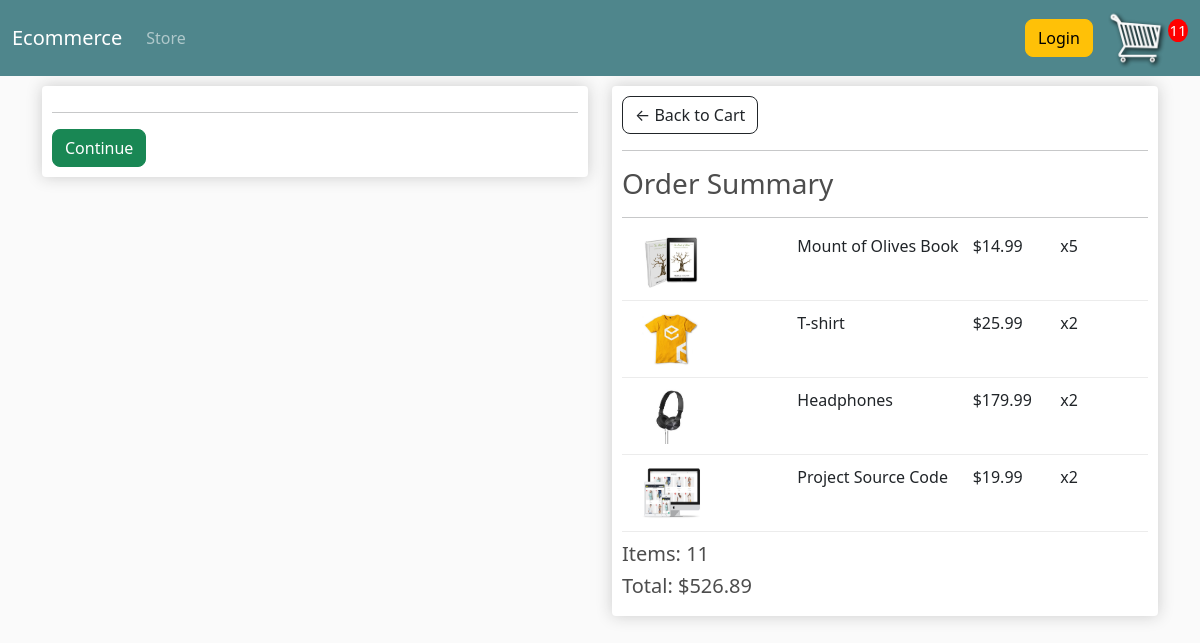
/checkout/ (signed in), run on an earlier commit of the app's database.
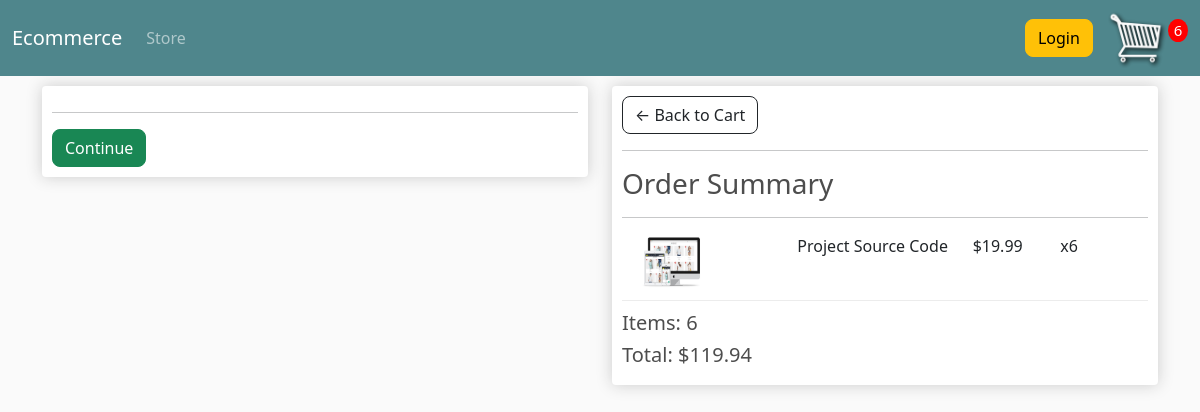
And on a later commit of the database.
### store/models.py (models this page shows, shortened)
class OrderItem(models.Model):
    product = models.ForeignKey(
        Product, on_delete=models.SET_NULL, null=True, blank=True)
    order = models.ForeignKey(
        Order, on_delete=models.SET_NULL, blank=True, null=True)
    quantity = models.IntegerField(default=0, null=True, blank=True, )
    date_added = models.DateTimeField(auto_now_add=True)
    @property
    def get_total(self):
        total = self.product.price * self.quantity
        return total

class Product(models.Model):
    name = models.CharField(max_length=200)
    price = models.FloatField()
    digital = models.BooleanField(default=False, null=True, blank=True)
    image = models.ImageField(null=True, blank=True)
    @property
    def imageURL(self):
        try:
            url = self.image.url
        except:
            url = ''
        return url

class Order(models.Model):
    customer = models.ForeignKey(
        Customer, on_delete=models.SET_NULL, null=True, blank=True)
    data_ordered = models.DateTimeField(auto_now_add=True)
    complete = models.BooleanField(default=True)
    transaction_id = models.CharField(max_length=100, null=True)
    @property
    def shipping(self):
        shipping = False
        orderitems = self.orderitem_set.all()
        for i in orderitems:
            if i.product.digital == False:
                shipping = True
                break
        return shipping
    @property
    def get_cart_total(self):
        orderitems = self.orderitem_set.all()
        total = sum([item.get_total for item in orderitems])
        return total
    @property
    def get_cart_items(self):
        orderitems = self.orderitem_set.all()
        total = sum([item.quantity for item in orderitems])
        return total

### store/views.py (the view)
# urls.py: path('checkout/', views.checkout, name='checkout'),
def checkout(request):
    if request.user.is_authenticated:
        customer = request.user.customer
        order, created = Order.objects.get_or_create(
            customer=customer, complete=False)
        items = order.orderitem_set.all()
        cartItems = order.get_cart_items
        print("order.shipping:", order.shipping)
    else:
        items = []
        order = {'get_cart_total': 0, 'get_cart_items': 0, 'shipping': False}
        cartItems = order['get_cart_items']
    context = {'items': items, 'order': order, 'cartItems': cartItems}
    return render(request, 'store/checkout.html', context)

### store/templates/store/checkout.html (shortened to what this page needs)
<!DOCTYPE html>
{% extends 'store/main.html' %} {% load static %} {% block content %}
<div class="row">
  <div class="col-lg-6">
    <div class="box-element" id="form-wrapper">
      <form id="form">
        <hr />
        <input
          id="form-button"
          class="btn btn-success btn-block"
          type="submit"
          value="Continue"
        />
      </form>
    </div>
    <br />
  </div>
  <div class="col-lg-6">
    <div class="box-element">
      <a class="btn btn-outline-dark" href="{% url 'cart' %}"
        >&#x2190; Back to Cart</a
      >
      <hr />
      <h3>Order Summary</h3>
      <hr />
      {% for item in items %}
      <div class="cart-row">
        <div style="flex: 2">
          <img class="row-image" src="{{item.product.imageURL}}" />
        </div>
        <div style="flex: 2"><p>{{item.product.name}}</p></div>
        <div style="flex: 1"><p>${{item.product.price|floatformat:2}}</p></div>
        <div style="flex: 1"><p>x{{item.quantity}}</p></div>
      </div>
      {% endfor %}
      <h5>Items: {{order.get_cart_items}}</h5>
      <h5>Total: ${{order.get_cart_total|floatformat:2}}</h5>
    </div>
  </div>
</div>
{% endblock content %}

What changed in the data, as far as the page shows it:
removed OrderItem: product.imageURL (picture), product.name "Mount of Olives Book", product.price "14.99", quantity "5"
removed OrderItem: product.imageURL (picture), product.name "T-shirt", product.price "25.99", quantity "2"
removed OrderItem: product.imageURL (picture), product.name "Headphones", product.price "179.99", quantity "2"
changed OrderItem "Project Source Code": quantity "2" → "6"
changed through a linked row, Order: get_cart_items "11" → "6"; get_cart_total "526.89" → "119.94"
Also different on the page:
{{ cartItems }}: "11" → "6"
